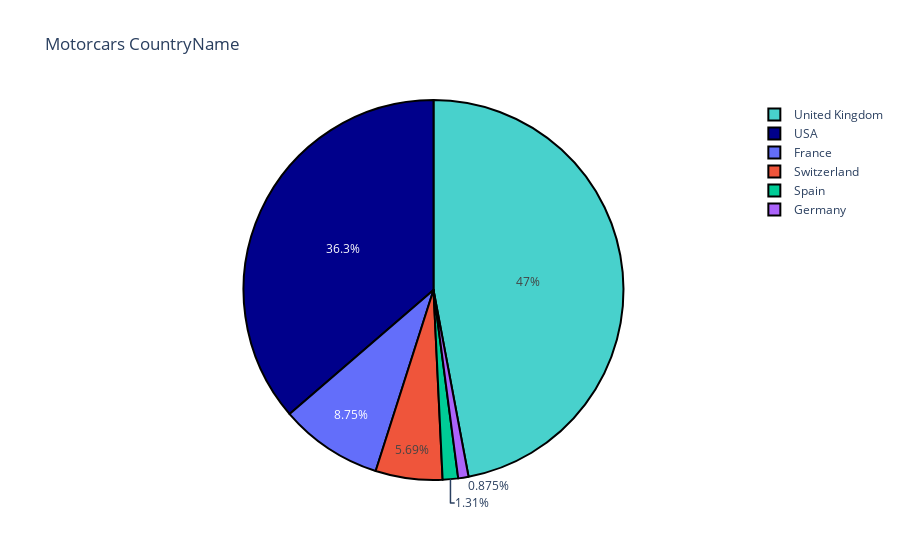

The cell this chart's notebook holds for it:
### Code cell
dist = df['CountryName'].value_counts()
colors = ['mediumturquoise', 'darkblue']
trace = go.Pie(values=(np.array(dist)),labels=dist.index)
layout = go.Layout(title='Motorcars CountryName')
data = [trace]
fig = go.Figure(trace,layout)
fig.update_traces(marker=dict(colors=colors, line=dict(color='#000000', width=2)))
fig.show()

### Figure 1 — Plotly figure (JSON) as saved in the notebook; plotly's stock layout.template omitted (floating-point values rounded to 4 significant figures)
{"data": [{"labels": ["United Kingdom", "USA", "France", "Switzerland", "Spain", "Germany"], "marker": {"colors": ["mediumturquoise", "darkblue"], "line": {"color": "#000000", "width": 2}}, "type": "pie", "values": [215, 166, 40, 26, 6, 4]}], "layout": {"title": {"text": "Motorcars CountryName"}}}
